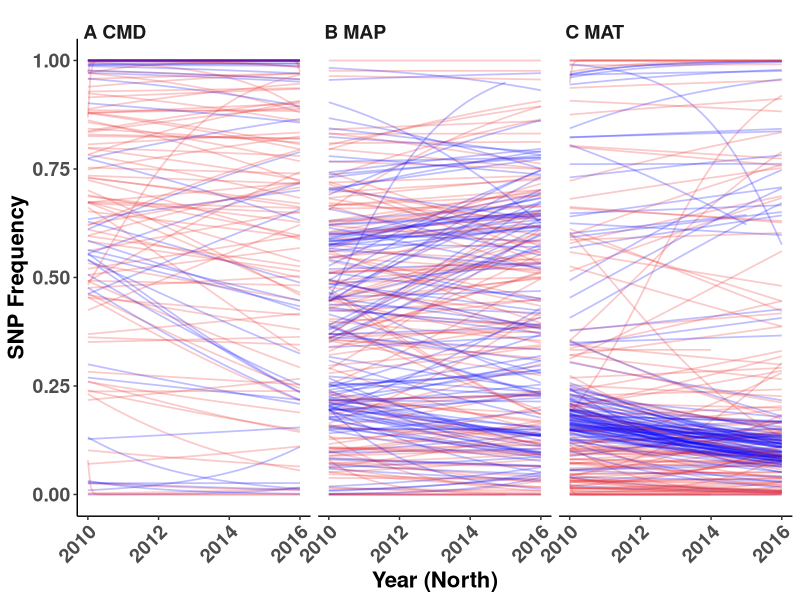
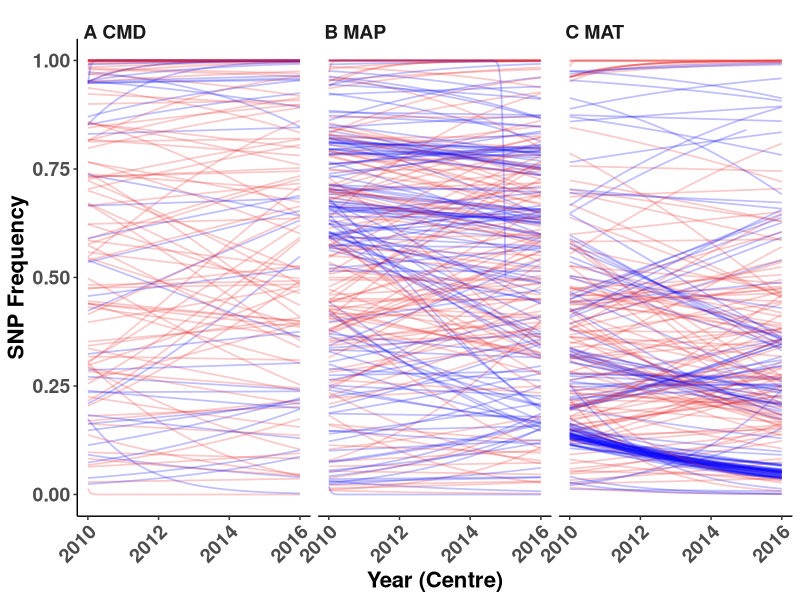
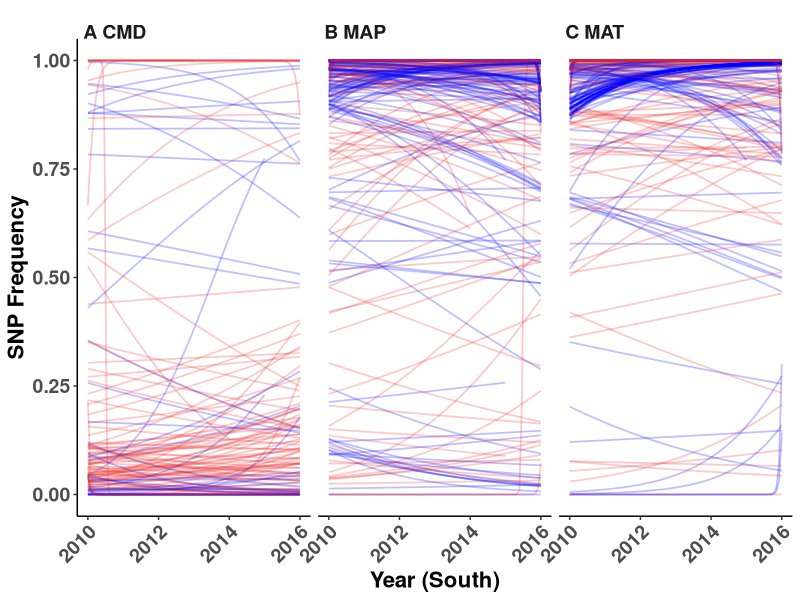
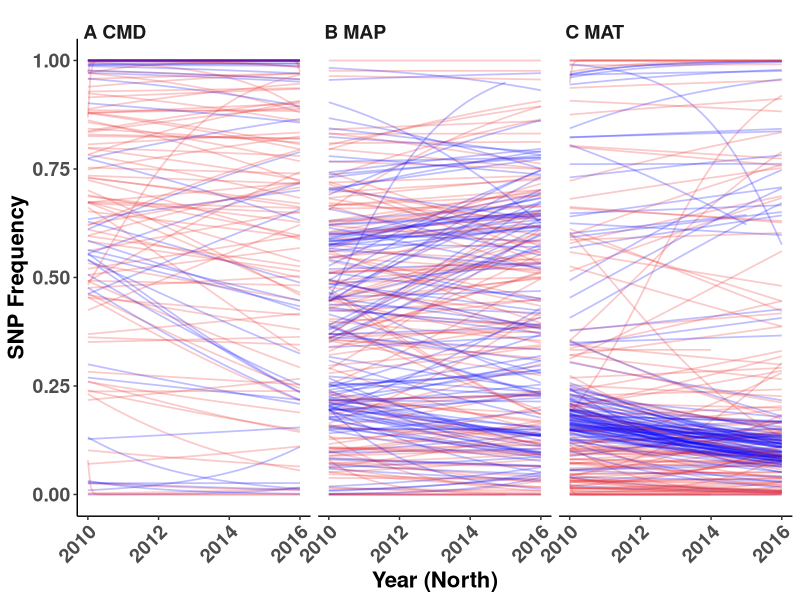
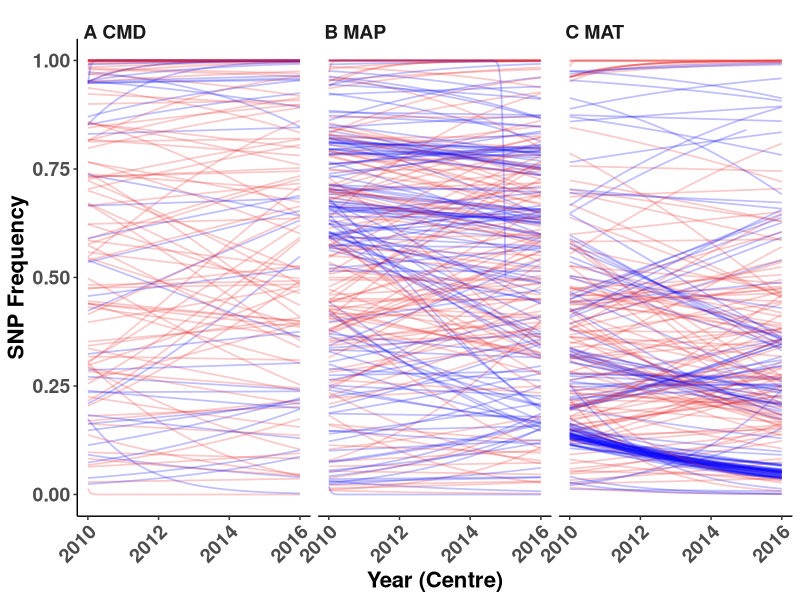
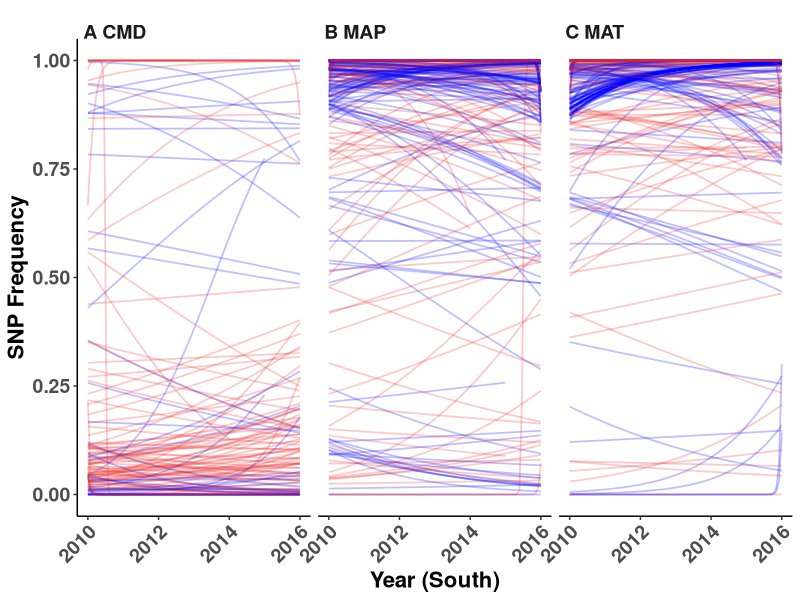

Here is the R script that generated these plots, in order:
##################################################################################
## Regression plots of BF>20 SNPs for random and observed
## Author Daniel Anstett
## 
## 
## Last Modified May 19, 2021
###################################################################################
#Import libraries
library(tidyverse)

#Import timeseries frequencies
freq_mat <- read_csv("Genomics_scripts/Data/freq_MAT_peakbf2_region.csv")
freq_map <- read_csv("Genomics_scripts/Data/freq_MAP_peakbf2_region.csv")
freq_cmd <- read_csv("Genomics_scripts/Data/freq_CMD_peakbf2_region.csv")

#Gather data frames (go from wide to long)
freq_mat <- freq_mat %>% gather(SNP_ID,SNP_Freq,3:dim(freq_mat)[2])
freq_map <- freq_map %>% gather(SNP_ID,SNP_Freq,3:dim(freq_map)[2])
freq_cmd <- freq_cmd %>% gather(SNP_ID,SNP_Freq,3:dim(freq_cmd)[2])

#Import one stratified random permutation 
rand_mat <- read_csv("Genomics_scripts/Data/rand_gathered_MAT_peakbf2_region.csv")
rand_map <- read_csv("Genomics_scripts/Data/rand_gathered_MAP_peakbf2_region.csv")
rand_cmd <- read_csv("Genomics_scripts/Data/rand_gathered_CMD_peakbf2_region.csv")

#Add Type
freq_mat$Type <- "Climate Associated"
freq_map$Type <- "Climate Associated"
freq_cmd$Type <- "Climate Associated"

rand_mat$Type <- "Random"
rand_map$Type <- "Random"
rand_cmd$Type <- "Random"

#Merge Climate Associated and Random
joint_mat <- rbind(freq_mat,rand_mat)
joint_map <- rbind(freq_map,rand_map)
joint_cmd <- rbind(freq_cmd,rand_cmd)

#Add env info
joint_mat$env <- "mat"
joint_map$env <- "map"
joint_cmd$env <- "cmd"

#Join
joint_env <- rbind(joint_mat,joint_map,joint_cmd)

#Make categorical variable for frequency bin
joint_env <- joint_env %>% 
  group_by(Site) %>% 
  mutate(Base_Year = min(Year)) 

freq_bin_calc <- joint_env %>% 
  group_by(Site, Type, env) %>% 
  filter(Year==Base_Year) %>% 
  mutate(SNP_Freq_Bin = cut(SNP_Freq,5, labels=c("0-0.2","0.2-0.4","0.4-0.6","0.6-0.8","0.8-1.0")))

joint_env <- left_join(joint_env, freq_bin_calc) %>% 
  group_by(Site, Type, env, SNP_ID) %>% 
  mutate(SNP_Freq_Bin2 = first(SNP_Freq_Bin))

###################################################################################
#Setup plots
joint_env_p1 <- joint_env %>% filter(Site=="North")
joint_env_p2 <- joint_env %>% filter(Site=="Centre")
joint_env_p3 <- joint_env %>% filter(Site=="South")


###################################################################################
#For Paper
env_labs<-c("cmd"="A CMD",
            "map"="B MAP",
            "mat"="C MAT")
#North
ggplot(data=joint_env_p1,aes(Year,SNP_Freq,group=SNP_ID,color=Type)) + 
  geom_line(stat="smooth",method = "glm", 
            method.args = list(family = "binomial"), 
            se = F, alpha=.25,cex=0.6) + theme_classic() +
  labs(y="SNP Frequency",x="Year (North)") + scale_color_manual(values=c("blue","firebrick2")) + theme(
    legend.position = "none",
    axis.text.x = element_text(size = 14, face = "bold", angle = 45,hjust = 1, vjust = 1), 
    axis.title = element_text(size =16, face = "bold"), 
    axis.text.y = element_text(size = 14, face = "bold")) + 
  facet_wrap(.~env,labeller = labeller(env=env_labs)) +
  theme(legend.title = element_blank(),
        legend.text = element_text(size=12,face="bold"),
        strip.background = element_blank(), 
        strip.text.x=element_text(size=14,face="bold",hjust=0,vjust=-1.2))
ggsave("Graphs_CI_peak/2_1spagetti_peakbf2_north.pdf",width=12, height = 6, units = "in")

#Center
ggplot(data=joint_env_p2,aes(Year,SNP_Freq,group=SNP_ID,color=Type)) + 
  geom_line(stat="smooth",method = "glm", 
            method.args = list(family = "binomial"), 
            se = F, alpha=.25,cex=0.6) + theme_classic() +
  labs(y="SNP Frequency",x="Year (Centre)") + scale_color_manual(values=c("blue","firebrick2")) + theme(
    legend.position = "none",
    axis.text.x = element_text(size = 14, face = "bold", angle = 45,hjust = 1, vjust = 1), 
    axis.title = element_text(size =16, face = "bold"), 
    axis.text.y = element_text(size = 14, face = "bold")) + 
  facet_wrap(.~env,labeller = labeller(env=env_labs)) +
  theme(legend.title = element_blank(),
        legend.text = element_text(size=12,face="bold"),
        strip.background = element_blank(), 
        strip.text.x=element_text(size=14,face="bold",hjust=0,vjust=-1.2))
ggsave("Graphs_CI_peak/2_2spagetti_peakbf2_centre.pdf",width=12, height = 6, units = "in")

#South
ggplot(data=joint_env_p3,aes(Year,SNP_Freq,group=SNP_ID,color=Type)) + 
  geom_line(stat="smooth",method = "glm", 
            method.args = list(family = "binomial"), 
            se = F, alpha=.25,cex=0.6) + theme_classic() +
  labs(y="SNP Frequency",x="Year (South)") + scale_color_manual(values=c("blue","firebrick2")) + theme(
    legend.position = "none",
    axis.text.x = element_text(size = 14, face = "bold", angle = 45,hjust = 1, vjust = 1), 
    axis.title = element_text(size =16, face = "bold"), 
    axis.text.y = element_text(size = 14, face = "bold")) + 
  facet_wrap(.~env,labeller = labeller(env=env_labs)) +
  theme(legend.title = element_blank(),
        legend.text = element_text(size=12,face="bold"),
        strip.background = element_blank(), 
        strip.text.x=element_text(size=14,face="bold",hjust=0,vjust=-1.2))
ggsave("Graphs_CI_peak/2_3spagetti_peakbf2_south.pdf",width=12, height = 6, units = "in")




